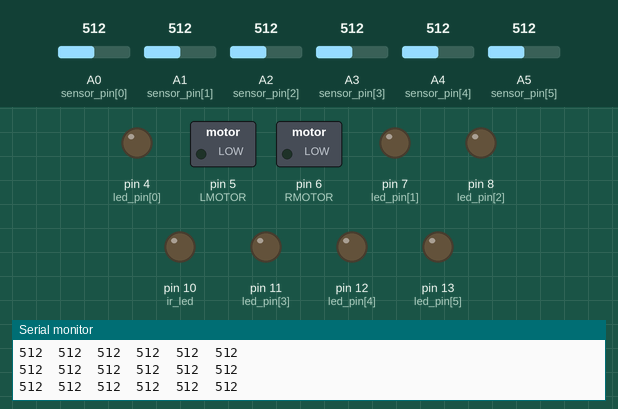
A sketch run on a simulated Arduino Uno, built with avr-gcc and run on an emulated ATmega328P. Parts: switched loads named in the sketch (green lamp = pin HIGH), output pins drawn as LEDs (lit = HIGH), the last lines printed to the serial monitor. The test bench sets the inputs (shaded band); at power-on: A0 (sensor_pin[0]) = 512, A1 (sensor_pin[1]) = 512, A3 (sensor_pin[3]) = 512, A5 (sensor_pin[5]) = 512, A2 (sensor_pin[2]) = 512, A4 (sensor_pin[4]) = 512.

Above: at 2.2 s.
2.3 s: A0 (sensor_pin[0]) set to 491
At 3.7 s:
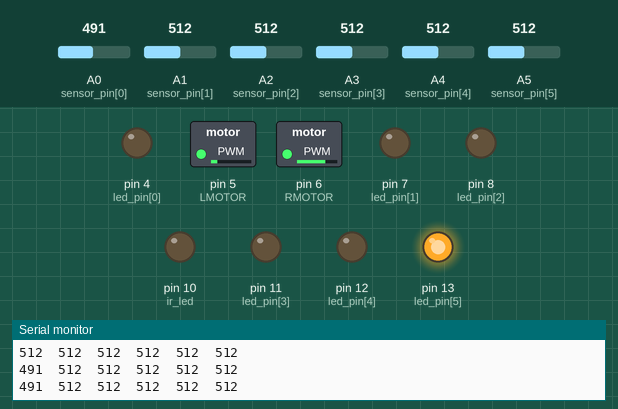
5.3 s: A1 (sensor_pin[1]) set to 481
At 6.6 s:
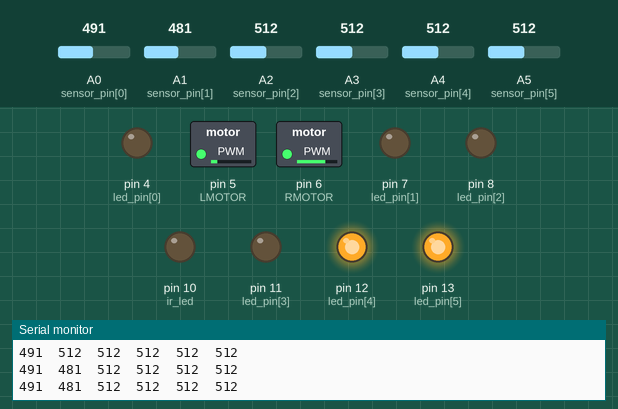
8.3 s: A3 (sensor_pin[3]) set to 492
At 9.4 s:
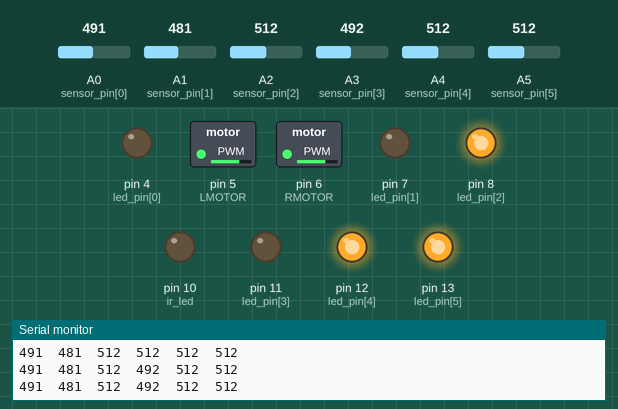
11.3 s: A5 (sensor_pin[5]) set to 30
At 12.9 s:
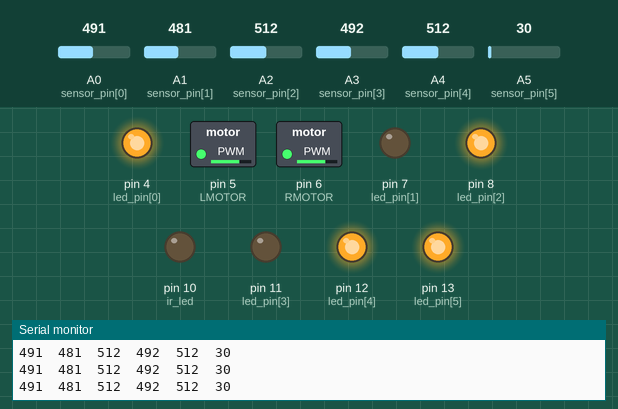
14.3 s: A2 (sensor_pin[2]) set to 30
At 15.1 s:
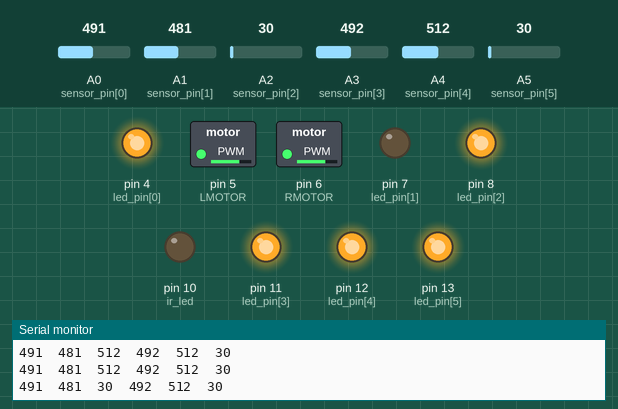
17.3 s: A4 (sensor_pin[4]) set to 306
At 18.4 s:
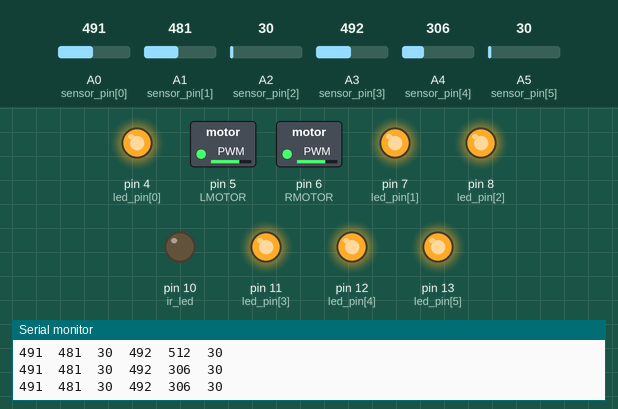
Timing chart, 0 to 20.3 s (numbered marks = the images above; inputs shaded):
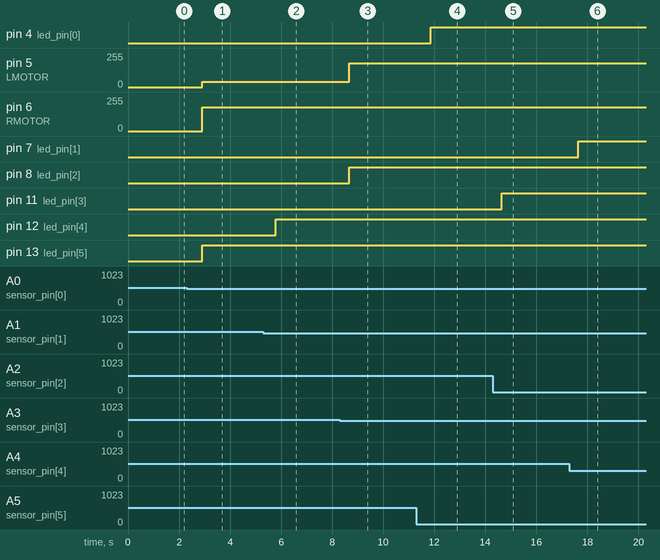

Measured:
- the behaviour switches between 500 and 499 on A0 (sensor_pin[0]) (found by bisection; images 0 and 1)
- the behaviour switches between 500 and 499 on A1 (sensor_pin[1]) (found by bisection; images 1 and 2)
- the behaviour switches between 500 and 499 on A3 (sensor_pin[3]) (found by bisection; images 2 and 3)
- after the input at 2.3 s, pin 5 (LMOTOR): 0/255 → 40/255 after 0.61 s; pin 6 (RMOTOR): 0/255 → 180/255 after 0.61 s; pin 13 (led_pin[5]): LOW → HIGH after 0.61 s
- after the input at 5.3 s, pin 12 (led_pin[4]): LOW → HIGH after 0.49 s
- after the input at 8.3 s, pin 5 (LMOTOR): 40/255 → 180/255 after 0.37 s; pin 8 (led_pin[2]): LOW → HIGH after 0.37 s
- after the input at 11.3 s, pin 4 (led_pin[0]): LOW → HIGH after 0.56 s
- after the input at 14.3 s, pin 11 (led_pin[3]): LOW → HIGH after 0.34 s
- after the input at 17.3 s, pin 7 (led_pin[1]): LOW → HIGH after 0.34 s

The sketch:

sketch_nov25a.ino
```cpp
const int led_pin[6] = {4,7,8,11,12,13};        //전면 LED 핀번호
const int sensor_pin[6] = {A0,A1,A2,A3,A4,A5};  //적외선 센서 핀번호
const int ir_led = 10;  //적외선 LED 핀번호
const int LMOTOR = 5;   //왼쪽 모터 핀번호
const int RMOTOR = 6;   //오른쪽 모터 핀번호

const int sensorRef[6]={        //라인 검출 기준값
  500,500,500,500,500,500
};
int sensorValue[6]; //적외선 센서값을 저장할 변수


void setup()
{
  Serial.begin(1000);

  pinMode(LMOTOR,OUTPUT);   //LEFT MOTOR핀 출력으로 설정
  pinMode(RMOTOR,OUTPUT);   //RIGHT MOTOR핀 출력으로 설정
  pinMode(ir_led , OUTPUT); //적외선 LED핀 출력으로 설정

  for(int i=0 ; i<6 ; i++)
    pinMode(led_pin[i],OUTPUT); //전면 LED핀 출력으로 설정

  analogWrite(LMOTOR,0);    //LMOTOR 정지
  analogWrite(RMOTOR,0);    //RMOTOR 정지

  delay(1000);  // 1초 정지
}

void loop()
{
  // 센싱 시작
  digitalWrite(ir_led,HIGH);    //적외선 LED 켜기
  delay(1);                     //1ms 지연
  for(int i=0 ; i<6 ; i++)
  {
    sensorValue[i] = analogRead(sensor_pin[i]); //적외선 센서값을 sensorValue 변수에 저장
  }
  digitalWrite(10,LOW);         //적외선 LED 끄기
  // 센싱 끝


  for(int i=0 ; i<6 ; i++)
  {
    Serial.print(sensorValue[i]);  //센서값 시리얼 모니터로 출력
    Serial.print("  ");
  }
  Serial.println("");

  for(int i=0 ; i<6 ; i++)
  {
    if(sensorValue[i] < sensorRef[i])    digitalWrite(led_pin[5-i],HIGH);    //라인이 감지되면 전면 LED 켜기
    else                                 digitalWrite(led_pin[5-i],LOW);     //라인이 감지되지 않으면 전면 LED 끄기
  }

  // 알고리즘 시작
  if(sensorValue[2] < sensorRef[2])  // 맨 오른쪽 센서(A0)에 라인이 감지된 경우
  {
    analogWrite(LMOTOR,180);
    analogWrite(RMOTOR,180);
  }
  else if(sensorValue[3] < sensorRef[3])  // 맨 오른쪽 센서(A0)에 라인이 감지된 경우
  {
    analogWrite(LMOTOR,180);
    analogWrite(RMOTOR,180);
  }
  else if(sensorValue[0] < sensorRef[0])  // 맨 오른쪽 센서(A0)에 라인이 감지된 경우
  {
    analogWrite(LMOTOR,40);
    analogWrite(RMOTOR,180);
  }
  else if(sensorValue[5] < sensorRef[5])  // 맨 왼쪽 센서(A5)에 라인이 감지된 경우
  {
    analogWrite(LMOTOR,180);
    analogWrite(RMOTOR,40);
  }
  else if(sensorValue[1] < sensorRef[1])  // 오른쪽에서 두 번째 센서(A1)에 라인이 감지된 경우
  {
    analogWrite(LMOTOR,80);
    analogWrite(RMOTOR,190);
  }
  else if(sensorValue[4] < sensorRef[4])  // 왼쪽에서 두 번째 센서(A4)에 라인이 감지된 경우
  {
    analogWrite(LMOTOR,190);
    analogWrite(RMOTOR,80);
  }
  else if(sensorValue[2] < sensorRef[2]) // 오른쪽에서 세 번째 센서(A3)에 라인이 감지된 경우
  {
    analogWrite(LMOTOR,100);
    analogWrite(RMOTOR,180);
  }
  else if(sensorValue[3] < sensorRef[3])  // 왼쪽에서 세 번째 센서(A2)에 라인이 감지된 경우
  {
    analogWrite(LMOTOR,180);
    analogWrite(RMOTOR,100);
  }
  else                                    // 라인이 감지가 되지 않는다면 멈춤
  {
    analogWrite(LMOTOR,0);
    analogWrite(RMOTOR,0);
  }
  //알고리즘 끝

  delay(20);
}
```
